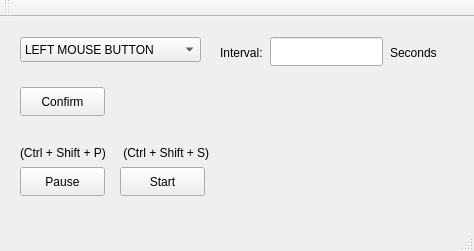
<?xml version="1.0" encoding="UTF-8"?>
<ui version="4.0">
 <class>MainWindow</class>
 <widget class="QMainWindow" name="MainWindow">
  <property name="geometry">
   <rect>
    <x>0</x>
    <y>0</y>
    <width>474</width>
    <height>251</height>
   </rect>
  </property>
  <property name="windowTitle">
   <string>Autoclick 0.1</string>
  </property>
  <widget class="QWidget" name="centralWidget">
   <widget class="QPushButton" name="btn_Start">
    <property name="geometry">
     <rect>
      <x>120</x>
      <y>150</y>
      <width>85</width>
      <height>29</height>
     </rect>
    </property>
    <property name="text">
     <string>Start</string>
    </property>
   </widget>
   <widget class="QPushButton" name="btn_Stop">
    <property name="geometry">
     <rect>
      <x>20</x>
      <y>150</y>
      <width>85</width>
      <height>29</height>
     </rect>
    </property>
    <property name="text">
     <string>Pause</string>
    </property>
   </widget>
   <widget class="QLabel" name="label_2">
    <property name="geometry">
     <rect>
      <x>120</x>
      <y>127</y>
      <width>89</width>
      <height>17</height>
     </rect>
    </property>
    <property name="text">
     <string> (Ctrl + Shift + S)</string>
    </property>
   </widget>
   <widget class="QLabel" name="label">
    <property name="geometry">
     <rect>
      <x>20</x>
      <y>127</y>
      <width>87</width>
      <height>17</height>
     </rect>
    </property>
    <property name="text">
     <string>(Ctrl + Shift + P)</string>
    </property>
   </widget>
   <widget class="QPushButton" name="btn_Confirmar">
    <property name="geometry">
     <rect>
      <x>20</x>
      <y>70</y>
      <width>85</width>
      <height>29</height>
     </rect>
    </property>
    <property name="text">
     <string>Confirm</string>
    </property>
   </widget>
   <widget class="QComboBox" name="cbox_Keys">
    <property name="geometry">
     <rect>
      <x>20</x>
      <y>20</y>
      <width>181</width>
      <height>25</height>
     </rect>
    </property>
    <item>
     <property name="text">
      <string>LEFT MOUSE BUTTON</string>
     </property>
    </item>
    <item>
     <property name="text">
      <string>RIGHT MOUSE BUTTON</string>
     </property>
    </item>
    <item>
     <property name="text">
      <string>KEYBOARD_A</string>
     </property>
    </item>
    <item>
     <property name="text">
      <string>KEYBOARD_B</string>
     </property>
    </item>
    <item>
     <property name="text">
      <string>KEYBOARD_C</string>
     </property>
    </item>
   </widget>
   <widget class="QLineEdit" name="edit_Interval">
    <property name="geometry">
     <rect>
      <x>270</x>
      <y>20</y>
      <width>113</width>
      <height>29</height>
     </rect>
    </property>
    <property name="text">
     <string/>
    </property>
   </widget>
   <widget class="QLabel" name="label_3">
    <property name="geometry">
     <rect>
      <x>220</x>
      <y>20</y>
      <width>51</width>
      <height>31</height>
     </rect>
    </property>
    <property name="text">
     <string>Interval:</string>
    </property>
   </widget>
   <widget class="QLabel" name="label_4">
    <property name="geometry">
     <rect>
      <x>390</x>
      <y>20</y>
      <width>51</width>
      <height>31</height>
     </rect>
    </property>
    <property name="text">
     <string>Seconds</string>
    </property>
   </widget>
  </widget>
  <widget class="QMenuBar" name="menuBar">
   <property name="geometry">
    <rect>
     <x>0</x>
     <y>0</y>
     <width>474</width>
     <height>23</height>
    </rect>
   </property>
  </widget>
  <widget class="QToolBar" name="mainToolBar">
   <attribute name="toolBarArea">
    <enum>TopToolBarArea</enum>
   </attribute>
   <attribute name="toolBarBreak">
    <bool>false</bool>
   </attribute>
  </widget>
  <widget class="QStatusBar" name="statusBar"/>
 </widget>
 <layoutdefault spacing="6" margin="11"/>
 <resources/>
 <connections/>
</ui>
